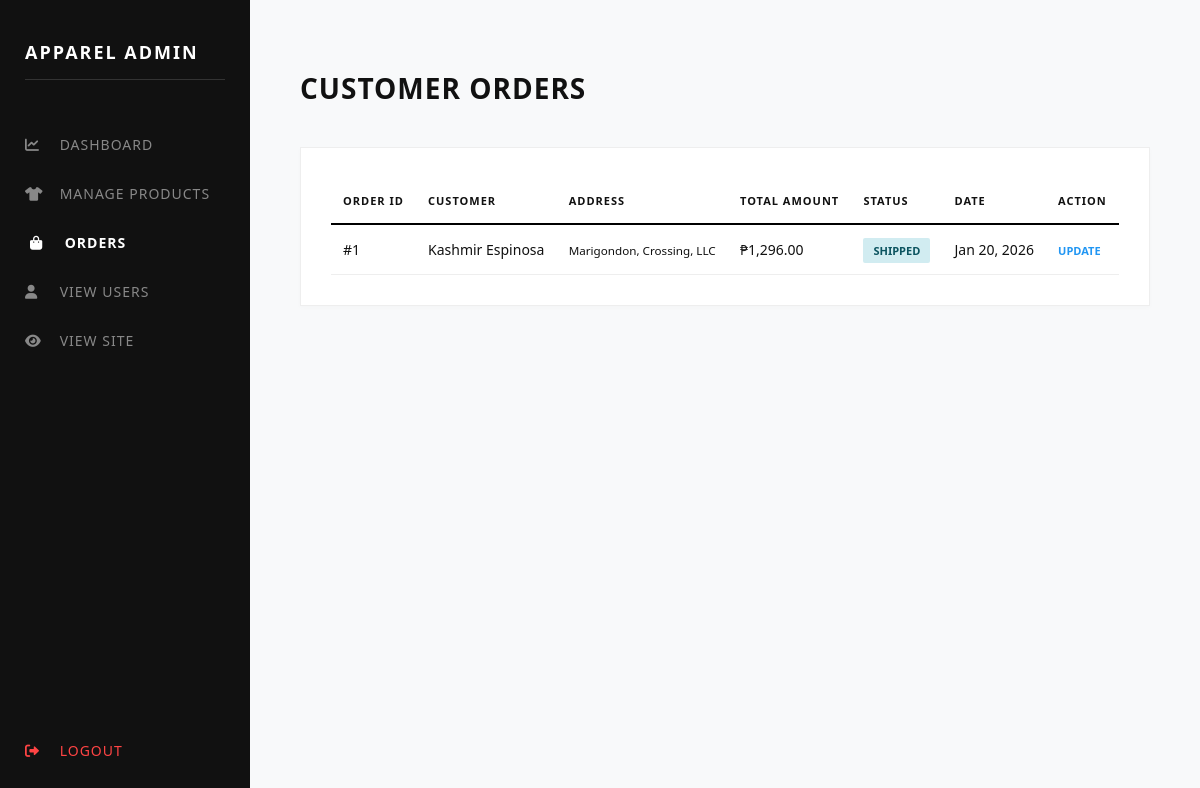
The app's page /admin/orders.php, older data.
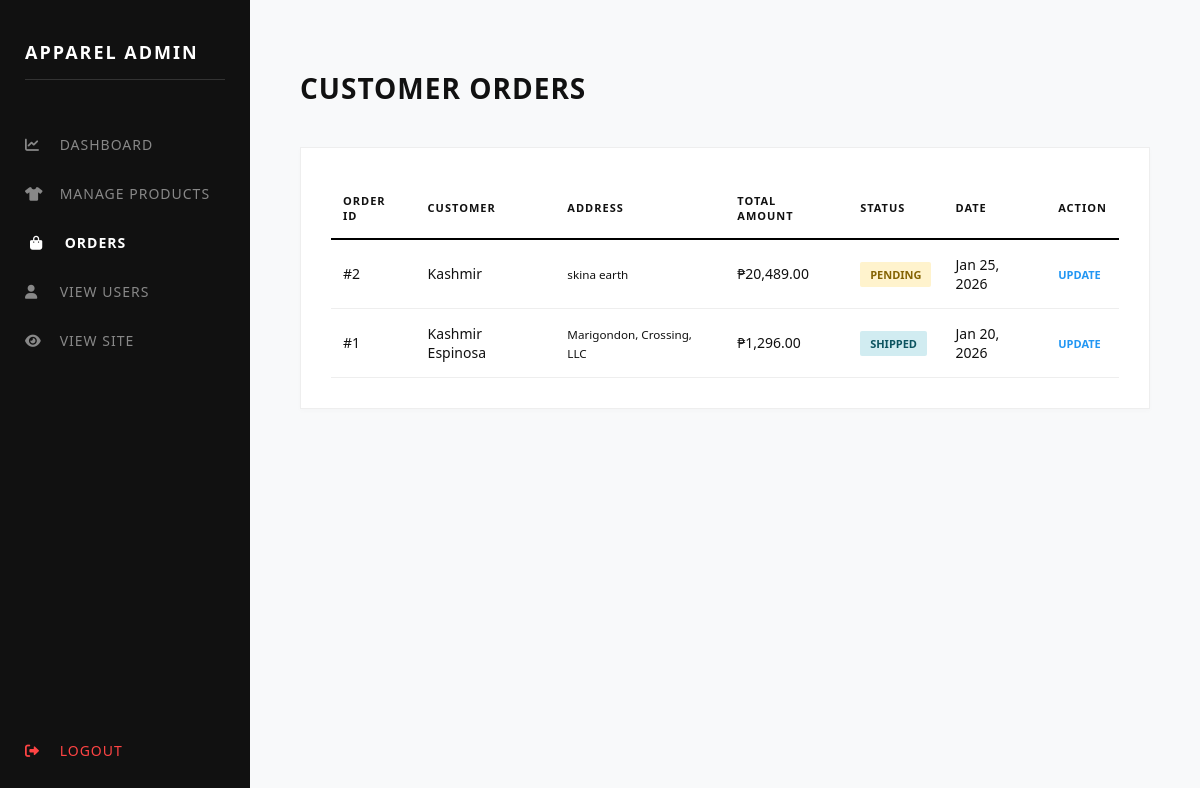
The same page, newer data.
### tables this page shows
CREATE TABLE `orders` (
  `id` int(11) NOT NULL,
  `user_id` int(11) NOT NULL,
  `full_name` varchar(255) NOT NULL,
  `address` text NOT NULL,
  `total_amount` decimal(10,2) NOT NULL,
  `payment_method` varchar(50) NOT NULL,
  `status` varchar(50) DEFAULT 'Pending',
  `created_at` timestamp NOT NULL DEFAULT current_timestamp()
);

### admin/orders.php (the view, shortened to what this page needs)
<?php
include "../config/database.php";
$orders = mysqli_query($conn, "SELECT * FROM orders ORDER BY created_at DESC");
?>
<!DOCTYPE html>
<html lang="en">
<head>
    <link rel="stylesheet" href="https://cdnjs.cloudflare.com/ajax/libs/font-awesome/6.0.0/css/all.min.css">
</head>
<body>
    <div class="sidebar">
        <h2>APPAREL ADMIN</h2>
        <a href="dashboard.php"><i class="fas fa-chart-line"></i> Dashboard</a>
        <a href="products.php"><i class="fas fa-tshirt"></i> Manage Products</a>
        <a href="orders.php" class="active-link"><i class="fas fa-shopping-bag"></i> Orders</a>
        <a href="users.php"><i class="fas fa-user"></i> View Users</a>
        <a href="../index.php"><i class="fas fa-eye"></i> View Site</a>
        <a href="logout.php" class="logout-link"><i class="fas fa-sign-out-alt"></i> Logout</a>
    </div>
    <div class="main-content">
        <header>
            <h1>Customer Orders</h1>
        </header>
        <div class="inventory-card">
            <table>
                <thead>
                    <tr>
                        <th>Order ID</th>
                        <th>Customer</th>
                        <th>Address</th>
                        <th>Total Amount</th>
                        <th>Status</th>
                        <th>Date</th>
                        <th>Action</th>
                    </tr>
                </thead>
                <tbody>
                    <?php while($row = mysqli_fetch_assoc($orders)): ?>
                    <tr>
                        <td>#<?php echo $row['id']; ?></td>
                        <td><?php echo $row['full_name']; ?></td>
                        <td><small><?php echo $row['address']; ?></small></td>
                        <td>₱<?php echo number_format($row['total_amount'], 2); ?></td>
                        <td>
                            <span class="status-badge <?php echo strtolower($row['status']); ?>">
                                <?php echo $row['status']; ?>
                            </span>
                        </td>
                        <td><?php echo date('M d, Y', strtotime($row['created_at'])); ?></td>
                        <td>
                            <a href="javascript:void(0)"
                               onclick="openOrderModal(<?php echo $row['id']; ?>, '<?php echo $row['status']; ?>')"
                               style="color: #2196F3; text-decoration: none; font-weight: bold; font-size: 11px; text-transform: uppercase;">
                               Update
                            </a>
                        </td>
                    </tr>
                    <?php endwhile; ?>
                </tbody>
            </table>
        </div>
    </div>
</body>
</html>

Row changes from the older to the newer data that the page shows:
added orders: id "2", full_name "Kashmir", address "skina earth", total_amount "20,489.00", status "PENDING", created_at "Jan 25, 2026"
